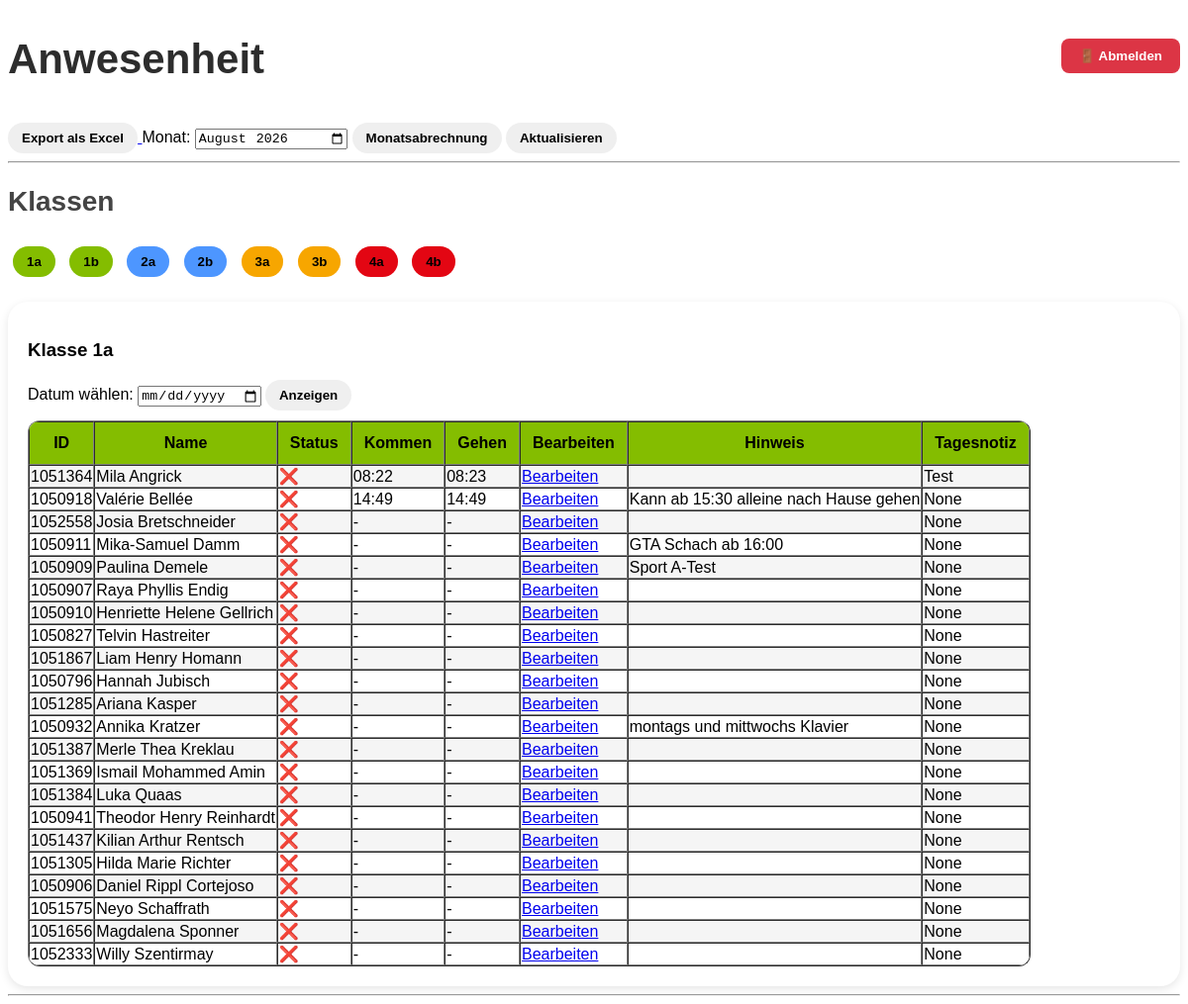
The app's page / (signed in) with its own data.
### attendance/models.py (models this page shows, shortened)
class Student(models.Model):
    name = models.CharField(max_length=100)
    student_class = models.CharField(max_length=10)
    note = models.TextField(blank=True)
    dashboard_note = models.TextField(blank=True,null=True)
    student_id = models.CharField(max_length=20, null=True, blank=True)

### attendance/views.py (the view)
# urls.py: path('', views.dashboard, name='dashboard'),
@login_required
def dashboard(request):
    from datetime import date
    selected_date = request.GET.get("date")
    students = Student.objects.all()
    grouped_students = defaultdict(list)
    for student in students:
        latest_entry = Attendance.objects.filter(
            student=student
        ).last()
        if selected_date:
            last_entry = Attendance.objects.filter(
                student=student,
                date=selected_date
            ).last()
        else:
            last_entry = Attendance.objects.filter(
                student=student,
                date=date.today()
        ).last()
            latest_entry = Attendance.objects.filter(
                student=student
            ).last()
        if last_entry and last_entry.check_out is None:
            status = "✅ da"
        else:
            status = "❌ weg"
        if last_entry:
            check_in = last_entry.check_in
            check_out = last_entry.check_out
            if check_out is None:
                status = "✅"   # ist noch da
            else:
                status = "❌"
        else:
            check_in = None
            check_out = None
            status = "❌"
        print(student.name, "| Tagesnotiz:", student.dashboard_note)
        grouped_students[student.student_class].append({
            "id": student.id,
            "student_id": student.student_id,
            "name": student.name,
            "class": student.student_class,
            "check_in": check_in.strftime("%H:%M") if check_in else "-",
            "check_out": check_out.strftime("%H:%M") if check_out else "-",
            "status": status,
            "attendance_id": latest_entry.id if latest_entry else None,
            "note": student.note,
            "dashboard_note": student.dashboard_note,
        })
    return render(request, "dashboard.html", {
        "grouped_students": dict(grouped_students)
    })

### attendance/templates/dashboard.html (shortened to what this page needs)
<!DOCTYPE html>
<html>
<head>
</head>
<body>
<div class="top-bar">
    <h1>Anwesenheit</h1>
    <form action="{% url 'logout' %}" method="post">
        <button type="submit" class="logout-btn">
            🚪 Abmelden
        </button>
    </form>
</div>
<a href="/export_excel/">
    <button>Export als Excel</button>
</a>
<label>Monat:</label>
<input type="month" id="monthSelect">
<button onclick="exportMonth()">
    Monatsabrechnung
</button>
<button onclick="location.reload()">
    Aktualisieren
</button>
<hr>
<h2>Klassen</h2>
<div id="classButtons">
{% for class_name, class_students in grouped_students.items %}
    <button
        id="btn-{{ class_name }}"
        onclick="showClass('{{ class_name }}')"
        class="class-btn class-{{ class_name|first }}"
    >
        {{ class_name }}
    </button>
{% endfor %}
</div>
<div id="studentContainer">
{% for class_name, class_students in grouped_students.items %}
    <div class="class-block" data-class="{{ class_name }}" style="display:none;">
        <h3>Klasse {{ class_name }}</h3>
<form method="get">
    <label>Datum wählen:</label>
    <input type="date" name="date" value="{{ request.GET.date }}">
    <button type="submit">Anzeigen</button>
</form>
        <table border="1" style="margin-top:10px;">
    <tr>
        <th>ID</th>
        <th>Name</th>
        <th>Status</th>
        <th>Kommen</th>
        <th>Gehen</th>
        <th>Bearbeiten </th>
        <th>Hinweis</th>
        <th>Tagesnotiz</th>
    </tr>
    {% for student in class_students %}
    <tr>
        <td>{{ student.student_id }}</td>
        <td>{{ student.name }}</td>
        <td>{{ student.status }}</td>
        <td>{{ student.check_in }}</td>
        <td>{{ student.check_out }}</td>
        <td>
            {% if student.attendance_id %}
                <a href="/edit/{{ student.attendance_id }}/">Bearbeiten</a>
            {% else %}
                <a href="/new_attendance/{{ student.id }}/">Zeit nachtragen</a>
            {% endif %}
        </td>
        <td>{{ student.note }}</td>
        <td>{{ student.dashboard_note }}</td>
    </tr>
    {% endfor %}
</table>
    </div>
{% endfor %}
</div>
<hr>
</body>
</html>

### attendance/templates/dashboard.html (style rules this page uses)
.top-bar { display: flex; justify-content: space-between; align-items: center; margin-bottom: 20px; }
.logout-btn { background: #dc3545; color: white; padding: 10px 18px; border-radius: 8px; text-decoration: none; font-weight: bold; }
h1 { font-size: 42px; font-weight: 700; color: #2d2d2d; margin-bottom: 20px; }
h2 { font-size: 28px; font-weight: 700; color: #444; }
table { border-collapse: separate; border-spacing: 0; border-radius: 12px; overflow: hidden; }
th { background-color: #84bd00; color: black; padding: 12px; font-weight: bold; }
td { background-color: white; }
tr:nth-child(even) td { background-color: #f5f5f5; }
.class-btn { margin: 5px; padding: 8px 14px; border: none; border-radius: 20px; color: black; font-weight: bold; cursor: pointer; }
.class-1 { background-color: #84bd00; }
.class-2 { background-color: #4D96FF; }
.class-3 { background-color: #f7a600; }
.class-4 { background-color: #e30613; }
button { border: none; border-radius: 20px; padding: 8px 14px; cursor: pointer; font-weight: bold; transition: 0.2s; }
body { font-family: 'Nunito', sans-serif; }
.class-block { background: white; padding: 20px; border-radius: 20px; box-shadow: 0 3px 10px rgba(0,0,0,0.1); margin-top: 20px; }

### records on screen
Student: grouped_students "1a", grouped_students "1a", student_id "1051364", name "Mila Angrick", dashboard_note "Test"
Student: grouped_students "1b"
Student: grouped_students "2a"
Student: grouped_students "2b"
Student: grouped_students "3a"
Student: grouped_students "3b"
Student: grouped_students "4a"
Student: grouped_students "4b"
Student: student_id "1050918", name "Valérie Bellée", note "Kann ab 15:30 alleine nach Hause gehen"
Student: student_id "1052558", name "Josia Bretschneider"
Student: student_id "1050911", name "Mika-Samuel Damm", note "GTA Schach ab 16:00"
Student: student_id "1050909", name "Paulina Demele", note "Sport A-Test"
Student: student_id "1050907", name "Raya Phyllis Endig"
Student: student_id "1050910", name "Henriette Helene Gellrich"
Student: student_id "1050827", name "Telvin Hastreiter"
Student: student_id "1051867", name "Liam Henry Homann"
Student: student_id "1050796", name "Hannah Jubisch"
Student: student_id "1051285", name "Ariana Kasper"
Student: student_id "1050932", name "Annika Kratzer", note "montags und mittwochs Klavier"
Student: student_id "1051387", name "Merle Thea Kreklau"
Student: student_id "1051369", name "Ismail Mohammed Amin"
Student: student_id "1051384", name "Luka Quaas"
Student: student_id "1050941", name "Theodor Henry Reinhardt"
Student: student_id "1051437", name "Kilian Arthur Rentsch"
Student: student_id "1051305", name "Hilda Marie Richter"
Student: student_id "1050906", name "Daniel Rippl Cortejoso"
Student: student_id "1051575", name "Neyo Schaffrath"
Student: student_id "1051656", name "Magdalena Sponner"
Student: student_id "1052333", name "Willy Szentirmay"

### other values on screen
{{ student.status }} "❌" "❌" "❌" "❌" "❌" "❌" "❌" "❌" "❌" "❌" "❌" "❌" "❌" "❌" "❌" "❌" "❌" "❌" "❌" "❌" "❌" "❌"
{{ student.check_in }} "08:22" "14:49" "-" "-" "-" "-" "-" "-" "-" "-" "-" "-" "-" "-" "-" "-" "-" "-" "-" "-" "-" "-"
{{ student.check_out }} "08:23" "14:49" "-" "-" "-" "-" "-" "-" "-" "-" "-" "-" "-" "-" "-" "-" "-" "-" "-" "-" "-" "-"
{{ student.dashboard_note }} "None" "None" "None" "None" "None" "None" "None" "None" "None" "None" "None" "None" "None" "None" "None" "None" "None" "None" "None" "None" "None"
